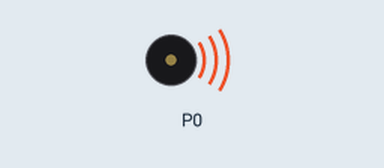
Simulated run of this program. Board: BBC micro:bit (MakeCode). Shown: buzzer (waves = sounding).

Above: at 0.1 s.
At 16.6 s:
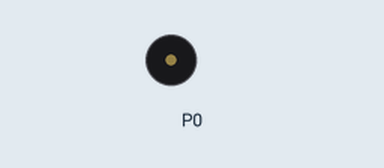
Timing chart, 0 to 18.1 s (numbered marks = the images above):
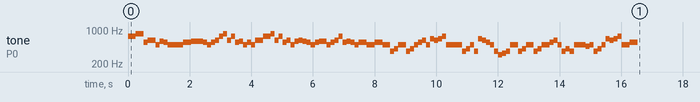

Measured:
- by itself, tone on P0: plays 740 Hz for 0.26 s, 831 Hz for 0.26 s, 554 Hz for 0.13 s, 622 Hz for 0.26 s, 494 Hz for 0.13 s, 587 Hz for 0.13 s … (101 notes in this stretch)

The program:

main.ts
```typescript
music.setVolume(255)
music.startMelody(music.builtInMelody(Melodies.Nyan), MelodyOptions.Once)
music.startMelody(music.builtInMelody(Melodies.Nyan), MelodyOptions.Once)
music.startMelody(music.builtInMelody(Melodies.Nyan), MelodyOptions.Once)
basic.forever(function () {

})
```

test.ts
```typescript
// 在此处测试；当此软件包作为插件使用时，将不会编译此软件包。
```
